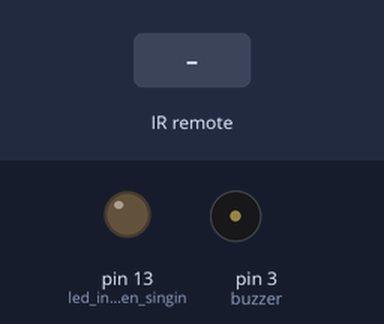
This sketch was run on a simulated Arduino Uno, built with avr-gcc and run on an emulated ATmega328P. On the bench: output pins drawn as LEDs (lit = HIGH), buzzer (waves = sounding). Dashed ring = blinking. The inputs (shaded band) are chosen by the test bench. What the sketch prints to the serial monitor is not drawn.

Above: at 1.2 s.
1.3 s: infrared code 0x555532 received
At 1.49 s:
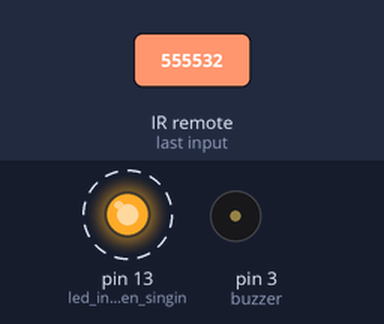
At 1.97 s:
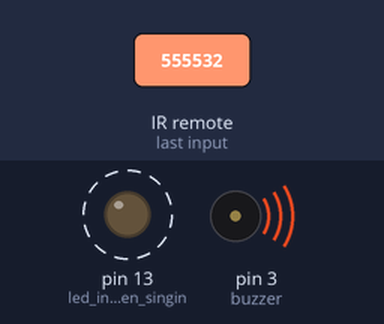
Timing chart, 0 to 4.3 s (numbered marks = the images above; inputs shaded):
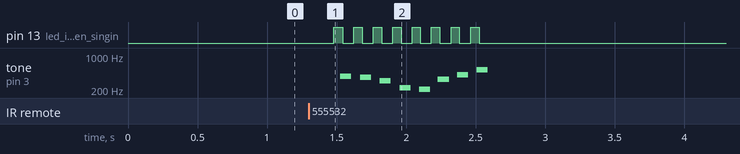

The sketch:

1Signal_egal_1_zik.ino
```cpp
/*
  Example for receiving

  https://github.com/sui77/rc-switch/

  If you want to visualize a telegram copy the raw data and
  paste it into http://test.sui.li/oszi/
*/


/*************************************************
 * Public Constants
 *************************************************/

#define NOTE_B0  31
#define NOTE_C1  33
#define NOTE_CS1 35
#define NOTE_D1  37
#define NOTE_DS1 39
#define NOTE_E1  41
#define NOTE_F1  44
#define NOTE_FS1 46
#define NOTE_G1  49
#define NOTE_GS1 52
#define NOTE_A1  55
#define NOTE_AS1 58
#define NOTE_B1  62
#define NOTE_C2  65
#define NOTE_CS2 69
#define NOTE_D2  73
#define NOTE_DS2 78
#define NOTE_E2  82
#define NOTE_F2  87
#define NOTE_FS2 93
#define NOTE_G2  98
#define NOTE_GS2 104
#define NOTE_A2  110
#define NOTE_AS2 117
#define NOTE_B2  123
#define NOTE_C3  131
#define NOTE_CS3 139
#define NOTE_D3  147
#define NOTE_DS3 156
#define NOTE_E3  165
#define NOTE_F3  175
#define NOTE_FS3 185
#define NOTE_G3  196
#define NOTE_GS3 208
#define NOTE_A3  220
#define NOTE_AS3 233
#define NOTE_B3  247
#define NOTE_C4  262
#define NOTE_CS4 277
#define NOTE_D4  294
#define NOTE_DS4 311
#define NOTE_E4  330
#define NOTE_F4  349
#define NOTE_FS4 370
#define NOTE_G4  392
#define NOTE_GS4 415
#define NOTE_A4  440
#define NOTE_AS4 466
#define NOTE_B4  494
#define NOTE_C5  523
#define NOTE_CS5 554
#define NOTE_D5  587
#define NOTE_DS5 622
#define NOTE_E5  659
#define NOTE_F5  698
#define NOTE_FS5 740
#define NOTE_G5  784
#define NOTE_GS5 831
#define NOTE_A5  880
#define NOTE_AS5 932
#define NOTE_B5  988
#define NOTE_C6  1047
#define NOTE_CS6 1109
#define NOTE_D6  1175
#define NOTE_DS6 1245
#define NOTE_E6  1319
#define NOTE_F6  1397
#define NOTE_FS6 1480
#define NOTE_G6  1568
#define NOTE_GS6 1661
#define NOTE_A6  1760
#define NOTE_AS6 1865
#define NOTE_B6  1976
#define NOTE_C7  2093
#define NOTE_CS7 2217
#define NOTE_D7  2349
#define NOTE_DS7 2489
#define NOTE_E7  2637
#define NOTE_F7  2794
#define NOTE_FS7 2960
#define NOTE_G7  3136
#define NOTE_GS7 3322
#define NOTE_A7  3520
#define NOTE_AS7 3729
#define NOTE_B7  3951
#define NOTE_C8  4186
#define NOTE_CS8 4435
#define NOTE_D8  4699
#define NOTE_DS8 4978

#define melodyPin 3
//secret
int melody[] = {
  NOTE_G4, NOTE_FS4, NOTE_DS4, NOTE_A3, NOTE_GS3, NOTE_E4,NOTE_GS4,NOTE_C5,
  };
//Mario main them tempo
int tempo[] = {
  16, 16, 16, 16,
  16, 16, 16, 16,

};

#include <RCSwitch.h>

RCSwitch mySwitch = RCSwitch();

void setup() {

  Serial.begin(9600);
  mySwitch.enableReceive(0);  // Receiver on interrupt 0 => that is pin #2

  pinMode(3, OUTPUT);//buzzer
  pinMode(13, OUTPUT);//led indicator when singing a note

}

void loop() {
  long toto;
  if (mySwitch.available()) {
    output(mySwitch.getReceivedValue(), mySwitch.getReceivedBitlength(), mySwitch.getReceivedDelay(), mySwitch.getReceivedRawdata(),mySwitch.getReceivedProtocol());

    //Serial.println(mySwitch.getReceivedValue());

    if ( mySwitch.getReceivedValue() == 5592370) {

    int size = sizeof(melody) / sizeof(int);
    for (int thisNote = 0; thisNote < size; thisNote++) {

      // to calculate the note duration, take one second
      // divided by the note type.
      //e.g. quarter note = 1000 / 4, eighth note = 1000/8, etc.
      int noteDuration = 1000 / tempo[thisNote];

      buzz(melodyPin, melody[thisNote], noteDuration);

      // to distinguish the notes, set a minimum time between them.
      // the note's duration + 30% seems to work well:
      int pauseBetweenNotes = noteDuration * 1.30;
      delay(pauseBetweenNotes);

      // stop the tone playing:
      buzz(melodyPin, 0, noteDuration);

    }
    }


    mySwitch.resetAvailable();
  }
}

void buzz(int targetPin, long frequency, long length) {
  digitalWrite(13, HIGH);
  long delayValue = 1000000 / frequency / 2; // calculate the delay value between transitions
  //// 1 second's worth of microseconds, divided by the frequency, then split in half since
  //// there are two phases to each cycle
  long numCycles = frequency * length / 1000; // calculate the number of cycles for proper timing
  //// multiply frequency, which is really cycles per second, by the number of seconds to
  //// get the total number of cycles to produce
  for (long i = 0; i < numCycles; i++) { // for the calculated length of time...
    digitalWrite(targetPin, HIGH); // write the buzzer pin high to push out the diaphram
    delayMicroseconds(delayValue); // wait for the calculated delay value
    digitalWrite(targetPin, LOW); // write the buzzer pin low to pull back the diaphram
    delayMicroseconds(delayValue); // wait again or the calculated delay value
  }
  digitalWrite(13, LOW);

}
```

output.ino
```cpp
static const char* bin2tristate(const char* bin);
static char * dec2binWzerofill(unsigned long Dec, unsigned int bitLength);

void output(unsigned long decimal, unsigned int length, unsigned int delay, unsigned int* raw, unsigned int protocol) {

  //Serial.print(decimal);
  //Serial.println();
  //Serial.println();
  const char* b = dec2binWzerofill(decimal, length);
  Serial.print("Decimal: ");
  Serial.print(decimal);
  Serial.print(" (");
  Serial.print( length );
  Serial.print("Bit) Binary: ");
  Serial.print( b );
  Serial.print(" Tri-State: ");
  Serial.print( bin2tristate( b) );
  Serial.print(" PulseLength: ");
  Serial.print(delay);
  Serial.print(" microseconds");
  Serial.print(" Protocol: ");
  Serial.println(protocol);

  Serial.print("Raw data: ");
  for (unsigned int i=0; i<= length*2; i++) {
    Serial.print(raw[i]);
    Serial.print(",");
  }
  Serial.println();
  Serial.println();
  return decimal;
}

static const char* bin2tristate(const char* bin) {
  static char returnValue[50];
  int pos = 0;
  int pos2 = 0;
  while (bin[pos]!='\0' && bin[pos+1]!='\0') {
    if (bin[pos]=='0' && bin[pos+1]=='0') {
      returnValue[pos2] = '0';
    } else if (bin[pos]=='1' && bin[pos+1]=='1') {
      returnValue[pos2] = '1';
    } else if (bin[pos]=='0' && bin[pos+1]=='1') {
      returnValue[pos2] = 'F';
    } else {
      return "not applicable";
    }
    pos = pos+2;
    pos2++;
  }
  returnValue[pos2] = '\0';
  return returnValue;
}

static char * dec2binWzerofill(unsigned long Dec, unsigned int bitLength) {
  static char bin[64];
  unsigned int i=0;

  while (Dec > 0) {
    bin[32+i++] = ((Dec & 1) > 0) ? '1' : '0';
    Dec = Dec >> 1;
  }

  for (unsigned int j = 0; j< bitLength; j++) {
    if (j >= bitLength - i) {
      bin[j] = bin[ 31 + i - (j - (bitLength - i)) ];
    } else {
      bin[j] = '0';
    }
  }
  bin[bitLength] = '\0';

  return bin;
}
```
